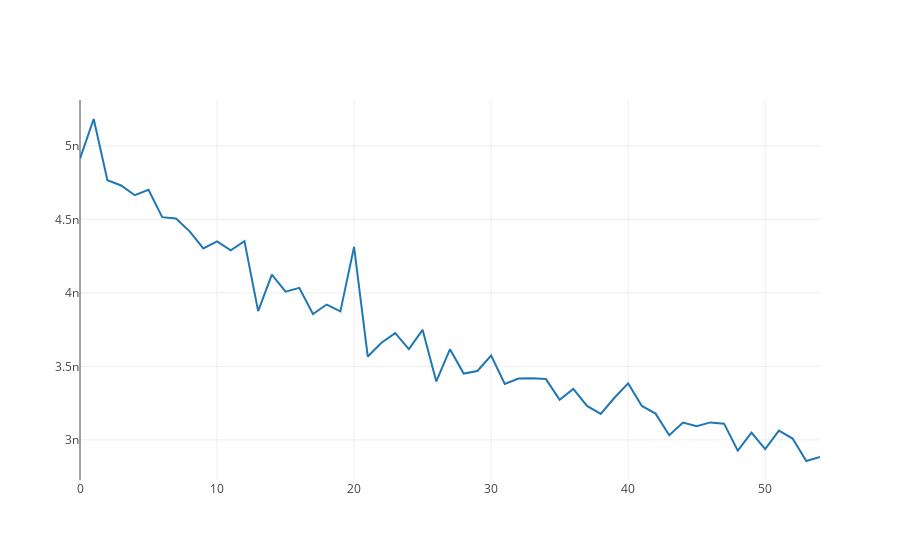

Write notebook code for a chart like this one.
### Code cell
plplot([his.history['loss']])
